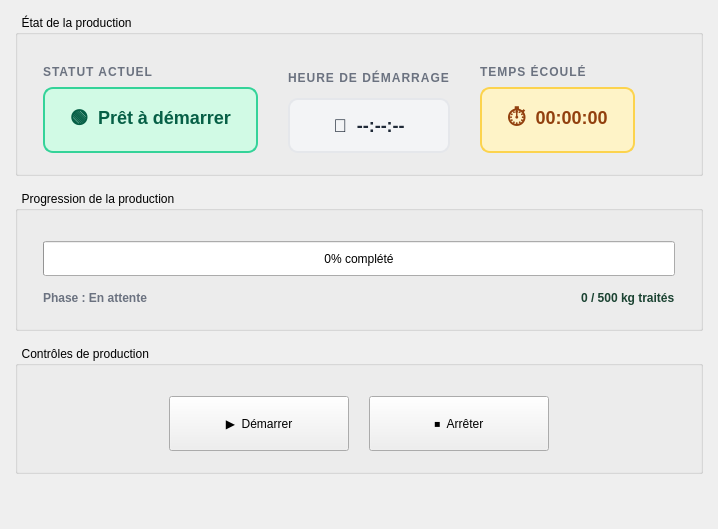
         <widget class="QWidget" name="tabLancement">
          <attribute name="title">
           <string>▶  Lancement</string>
          </attribute>
          <layout class="QVBoxLayout" name="layoutLancement">
           <property name="spacing">
            <number>15</number>
           </property>
           <property name="leftMargin">
            <number>15</number>
           </property>
           <property name="topMargin">
            <number>15</number>
           </property>
           <property name="rightMargin">
            <number>15</number>
           </property>
           <property name="bottomMargin">
            <number>15</number>
           </property>
           <item>
            <widget class="QGroupBox" name="groupLancementStatus">
             <property name="title">
              <string>  État de la production</string>
             </property>
             <layout class="QHBoxLayout" name="layoutLancementStatus">
              <property name="spacing">
               <number>30</number>
              </property>
              <property name="leftMargin">
               <number>25</number>
              </property>
              <property name="topMargin">
               <number>30</number>
              </property>
              <property name="rightMargin">
               <number>25</number>
              </property>
              <property name="bottomMargin">
               <number>20</number>
              </property>
              <item>
               <layout class="QVBoxLayout" name="layoutCurrentStatus">
                <property name="spacing">
                 <number>8</number>
                </property>
                <item>
                 <widget class="QLabel" name="lblCurrentStatusTitle">
                  <property name="styleSheet">
                   <string>font-weight: 600; color: #6b7280; font-size: 12px; letter-spacing: 1px;</string>
                  </property>
                  <property name="text">
                   <string>STATUT ACTUEL</string>
                  </property>
                 </widget>
                </item>
                <item>
                 <widget class="QLabel" name="lblCurrentStatus">
                  <property name="styleSheet">
                   <string>background-color: #D1FAE5; color: #065F46; border: 2px solid #34D399; font-size: 18px; font-weight: 700; padding: 15px 25px; border-radius: 10px;</string>
                  </property>
                  <property name="text">
                   <string>🟢  Prêt à démarrer</string>
                  </property>
                  <property name="alignment">
                   <set>Qt::AlignmentFlag::AlignCenter</set>
                  </property>
                 </widget>
                </item>
               </layout>
              </item>
              <item>
               <layout class="QVBoxLayout" name="layoutStartTime">
                <property name="spacing">
                 <number>8</number>
                </property>
                <item>
                 <widget class="QLabel" name="lblStartTimeTitle">
                  <property name="styleSheet">
                   <string>font-weight: 600; color: #6b7280; font-size: 12px; letter-spacing: 1px;</string>
                  </property>
                  <property name="text">
                   <string>HEURE DE DÉMARRAGE</string>
                  </property>
                 </widget>
                </item>
                <item>
                 <widget class="QLabel" name="lblStartTime">
                  <property name="styleSheet">
                   <string>background-color: #f3f4f6; color: #1f2937; padding: 15px 25px; font-size: 18px; font-weight: 700; border-radius: 10px; border: 2px solid #e5e7eb;</string>
                  </property>
                  <property name="text">
                   <string>⏰  --:--:--</string>
                  </property>
                  <property name="alignment">
                   <set>Qt::AlignmentFlag::AlignCenter</set>
                  </property>
                 </widget>
                </item>
               </layout>
              </item>
              <item>
               <layout class="QVBoxLayout" name="layoutElapsedTime">
                <property name="spacing">
                 <number>8</number>
                </property>
                <item>
                 <widget class="QLabel" name="lblElapsedTimeTitle">
                  <property name="styleSheet">
                   <string>font-weight: 600; color: #6b7280; font-size: 12px; letter-spacing: 1px;</string>
                  </property>
                  <property name="text">
                   <string>TEMPS ÉCOULÉ</string>
                  </property>
                 </widget>
                </item>
                <item>
                 <widget class="QLabel" name="lblElapsedTime">
                  <property name="styleSheet">
                   <string>background-color: #FEF3C7; color: #92400E; padding: 15px 25px; font-size: 18px; font-weight: 700; border-radius: 10px; border: 2px solid #FCD34D;</string>
                  </property>
                  <property name="text">
                   <string>⏱  00:00:00</string>
                  </property>
                  <property name="alignment">
                   <set>Qt::AlignmentFlag::AlignCenter</set>
                  </property>
                 </widget>
                </item>
               </layout>
              </item>
              <item>
               <spacer name="spacerStatusInfo">
                <property name="orientation">
                 <enum>Qt::Orientation::Horizontal</enum>
                </property>
                <property name="sizeHint" stdset="0">
                 <size>
                  <width>40</width>
                  <height>20</height>
                 </size>
                </property>
               </spacer>
              </item>
             </layout>
            </widget>
           </item>
           <item>
            <widget class="QGroupBox" name="groupProgress">
             <property name="title">
              <string>  Progression de la production</string>
             </property>
             <layout class="QVBoxLayout" name="layoutProgress">
              <property name="spacing">
               <number>12</number>
              </property>
              <property name="leftMargin">
               <number>25</number>
              </property>
              <property name="topMargin">
               <number>30</number>
              </property>
              <property name="rightMargin">
               <number>25</number>
              </property>
              <property name="bottomMargin">
               <number>20</number>
              </property>
              <item>
               <widget class="QProgressBar" name="progressProduction">
                <property name="minimumSize">
                 <size>
                  <width>0</width>
                  <height>35</height>
                 </size>
                </property>
                <property name="value">
                 <number>0</number>
                </property>
                <property name="format">
                 <string>%p% complété</string>
                </property>
               </widget>
              </item>
              <item>
               <layout class="QHBoxLayout" name="layoutProgressLabels">
                <item>
                 <widget class="QLabel" name="lblPhase">
                  <property name="text">
                   <string>Phase : En attente</string>
                  </property>
                  <property name="styleSheet">
                   <string>color: #6b7280; font-weight: 600;</string>
                  </property>
                 </widget>
                </item>
                <item>
                 <spacer name="spacerProgress">
                  <property name="orientation">
                   <enum>Qt::Orientation::Horizontal</enum>
                  </property>
                  <property name="sizeHint" stdset="0">
                   <size>
                    <width>40</width>
                    <height>20</height>
                   </size>
                  </property>
                 </spacer>
                </item>
                <item>
                 <widget class="QLabel" name="lblProgressEnd">
                  <property name="styleSheet">
                   <string>color: #1B4332; font-weight: 700;</string>
                  </property>
                  <property name="text">
                   <string>0 / 500 kg traités</string>
                  </property>
                 </widget>
                </item>
               </layout>
              </item>
             </layout>
            </widget>
           </item>
           <item>
            <widget class="QGroupBox" name="groupControls">
             <property name="title">
              <string>  Contrôles de production</string>
             </property>
             <layout class="QHBoxLayout" name="layoutControls">
              <property name="spacing">
               <number>20</number>
              </property>
              <property name="leftMargin">
               <number>25</number>
              </property>
              <property name="topMargin">
               <number>30</number>
              </property>
              <property name="rightMargin">
               <number>25</number>
              </property>
              <property name="bottomMargin">
               <number>20</number>
              </property>
              <item>
               <spacer name="spacerControlsLeft">
                <property name="orientation">
                 <enum>Qt::Orientation::Horizontal</enum>
                </property>
                <property name="sizeHint" stdset="0">
                 <size>
                  <width>40</width>
                  <height>20</height>
                 </size>
                </property>
               </spacer>
              </item>
              <item>
               <widget class="QPushButton" name="btnStart">
                <property name="minimumSize">
                 <size>
                  <width>180</width>
                  <height>55</height>
                 </size>
                </property>
                <property name="text">
                 <string>▶  Démarrer</string>
                </property>
               </widget>
              </item>
              <item>
               <widget class="QPushButton" name="btnStop">
                <property name="minimumSize">
                 <size>
                  <width>180</width>
                  <height>55</height>
                 </size>
                </property>
                <property name="text">
                 <string>⏹  Arrêter</string>
                </property>
               </widget>
              </item>
              <item>
               <spacer name="spacerControlsRight">
                <property name="orientation">
                 <enum>Qt::Orientation::Horizontal</enum>
                </property>
                <property name="sizeHint" stdset="0">
                 <size>
                  <width>40</width>
                  <height>20</height>
                 </size>
                </property>
               </spacer>
              </item>
             </layout>
            </widget>
           </item>
           <item>
            <spacer name="spacerLancement">
             <property name="orientation">
              <enum>Qt::Orientation::Vertical</enum>
             </property>
             <property name="sizeHint" stdset="0">
              <size>
               <width>20</width>
               <height>40</height>
              </size>
             </property>
            </spacer>
           </item>
          </layout>
         </widget>
